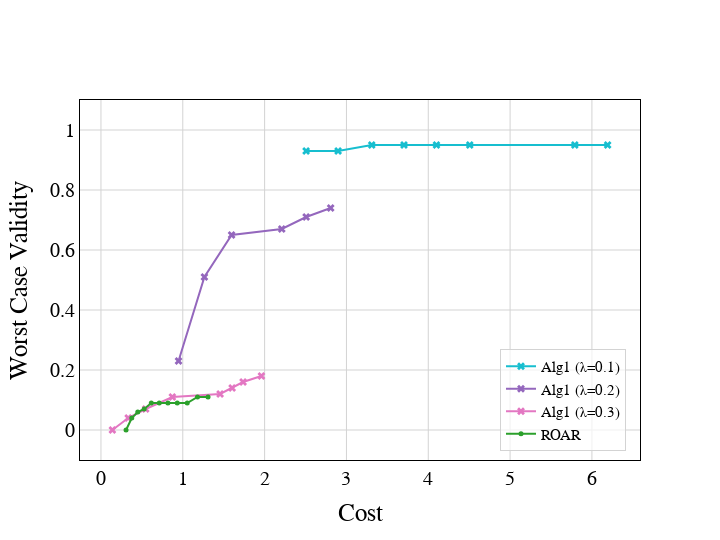

The code cell stored with this chart in its notebook:
### Code cell
# colors = ['#1f77b4', '#17becf', '#9467bd', '#e377c2', '#2ca02c'] # Synthesis
# colors = ['#17becf', '#e377c2', '#2ca02c'] # German
colors = ['#17becf', '#9467bd', '#e377c2', '#2ca02c'] # SBA

nc = len(colors)
font_family = 'Times New Roman'
font_color = 'black'
width, height = 720, 540

symbols = ['x' for _ in range(len(lambdas))] + ['circle']
size = [7 for _ in range(len(lambdas))] + [5]

show_errors = False

fig = go.Figure()
for i, alg in enumerate(df_results['Algorithm'].unique()):
    df_alg = df_results[(df_results['Algorithm'] == alg)].sort_values(['Cost'], ascending=True).copy().reset_index(drop=True)
    x,y, mask = find_pareto(df_alg['Cost'], df_alg['Worst Case Validity'], return_index=True)
    df_alg = pd.DataFrame({'Algorithm': [method_map[alg] for _ in range(len(x))], 'Cost': x, 'Worst Case Validity': y, 'alpha': df_alg['alpha'][mask]})

    fig.add_trace(go.Scatter(
        x = df_alg['Cost'],
        y = df_alg['Worst Case Validity'],
        marker = dict(color=colors[i], symbol=symbols[i], size=size[i]),
        mode = 'lines+markers' if alg != 'wachter' else 'markers',
        name = method_map[alg],
        showlegend=True,
        customdata=df_alg['alpha'],
        hovertemplate='Cost: %{x}<br>Validity: %{y}<br>alpha: %{customdata}'
    ))

fig.update_xaxes(
    title=dict(
        text='Cost',
        font=dict(
            family=font_family,
            color=font_color,
            size=25
        )
        ), 
    showline=True, 
    mirror=True,
    linecolor='black', 
    gridcolor='lightgrey', 
    zerolinewidth=1,
    zerolinecolor='lightgrey',
    )


fig.update_yaxes(
    title=dict(
        text='Worst Case Validity',
        font=dict(
            family=font_family,
            color=font_color,
            size=25
        ), 
        ), 
    showline=True, 
    mirror=True,
    linecolor='black', 
    gridcolor='lightgrey',
    zerolinewidth=1,
    zerolinecolor='lightgrey',
    )


fig.update_layout(
    legend=dict(
        x=0.975, 
        y=0.025, 
        orientation='v',
        xanchor='right',
        font=dict(
            family=font_family,
            color=font_color,
            size=15
            ), 
        bgcolor='rgba(255, 255, 255, 0.7)',
        bordercolor='lightgrey',
        borderwidth=1,
        entrywidth=100.5,
        ),
    width=width,
    height=height,
    plot_bgcolor='white',
    paper_bgcolor='white',
    xaxis=dict(
        tickfont=dict(
            family=font_family,
            color=font_color,
            size=20,
        ),
    ),
    yaxis=dict(
        tickfont=dict(
            family=font_family,
            color=font_color,
            size=20
        ),
        range=[-0.1,1.1],
    )
)

print(f'{data_map[params["data"]]}  |  {params["base_model"].upper()}')
fig.show()

### Figure 1 — Plotly figure (JSON) as saved in the notebook; plotly's stock layout.template omitted (floating-point values rounded to 4 significant figures)
{"data": [{"customdata": [0.0, 0.02, 0.04, 0.06, 0.08, 0.1, 0.16, 0.18], "hovertemplate": "Cost: %{x}<br>Validity: %{y}<br>alpha: %{customdata}", "marker": {"color": "#17becf", "size": 7, "symbol": "x"}, "mode": "lines+markers", "name": "Alg1 (λ=0.1)", "showlegend": true, "type": "scatter", "x": [2.507, 2.898, 3.309, 3.703, 4.1, 4.507, 5.791, 6.192], "y": [0.93, 0.93, 0.95, 0.95, 0.95, 0.95, 0.95, 0.95]}, {"customdata": [0.0, 0.02, 0.04, 0.08, 0.1, 0.12], "hovertemplate": "Cost: %{x}<br>Validity: %{y}<br>alpha: %{customdata}", "marker": {"color": "#9467bd", "size": 7, "symbol": "x"}, "mode": "lines+markers", "name": "Alg1 (λ=0.2)", "showlegend": true, "type": "scatter", "x": [0.9479, 1.264, 1.596, 2.21, 2.508, 2.807], "y": [0.23, 0.51, 0.65, 0.67, 0.71, 0.74]}, {"customdata": [0.0, 0.02, 0.04, 0.06, 0.1, 0.12, 0.14, 0.16], "hovertemplate": "Cost: %{x}<br>Validity: %{y}<br>alpha: %{customdata}", "marker": {"color": "#e377c2", "size": 7, "symbol": "x"}, "mode": "lines+markers", "name": "Alg1 (λ=0.3)", "showlegend": true, "type": "scatter", "x": [0.1395, 0.3328, 0.547, 0.8724, 1.456, 1.603, 1.737, 1.961], "y": [0.0, 0.04, 0.07, 0.11, 0.12, 0.14, 0.16, 0.18]}, {"customdata": [0.0, 0.02, 0.04, 0.06, 0.08, 0.1, 0.12, 0.14, 0.16, 0.18, 0.2], "hovertemplate": "Cost: %{x}<br>Validity: %{y}<br>alpha: %{customdata}", "marker": {"color": "#2ca02c", "size": 5, "symbol": "circle"}, "mode": "lines+markers", "name": "ROAR ", "showlegend": true, "type": "scatter", "x": [0.3068, 0.3765, 0.45, 0.5282, 0.6154, 0.7122, 0.8182, 0.9324, 1.054, 1.18, 1.309], "y": [0.0, 0.04, 0.06, 0.07, 0.09, 0.09, 0.09, 0.09, 0.09, 0.11, 0.11]}], "layout": {"height": 540, "legend": {"bgcolor": "rgba(255, 255, 255, 0.7)", "bordercolor": "lightgrey", "borderwidth": 1, "entrywidth": 100.5, "font": {"color": "black", "family": "Times New Roman", "size": 15}, "orientation": "v", "x": 0.975, "xanchor": "right", "y": 0.025}, "paper_bgcolor": "white", "plot_bgcolor": "white", "width": 720, "xaxis": {"gridcolor": "lightgrey", "linecolor": "black", "mirror": true, "showline": true, "tickfont": {"color": "black", "family": "Times New Roman", "size": 20}, "title": {"font": {"color": "black", "family": "Times New Roman", "size": 25}, "text": "Cost"}, "zerolinecolor": "lightgrey", "zerolinewidth": 1}, "yaxis": {"gridcolor": "lightgrey", "linecolor": "black", "mirror": true, "range": [-0.1, 1.1], "showline": true, "tickfont": {"color": "black", "family": "Times New Roman", "size": 20}, "title": {"font": {"color": "black", "family": "Times New Roman", "size": 25}, "text": "Worst Case Validity"}, "zerolinecolor": "lightgrey", "zerolinewidth": 1}}}
